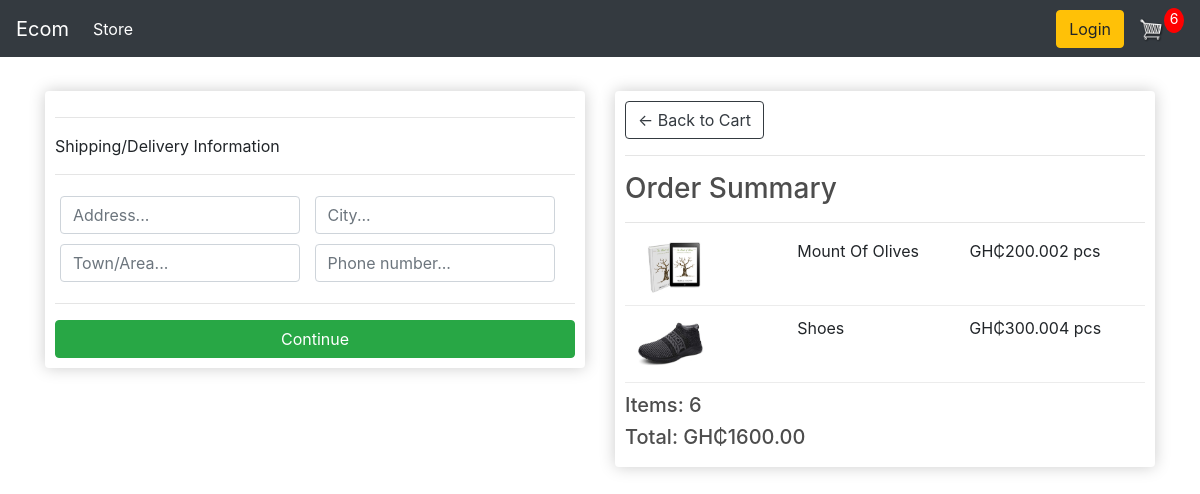
Before: /checkout/ (signed in) with the older database file.
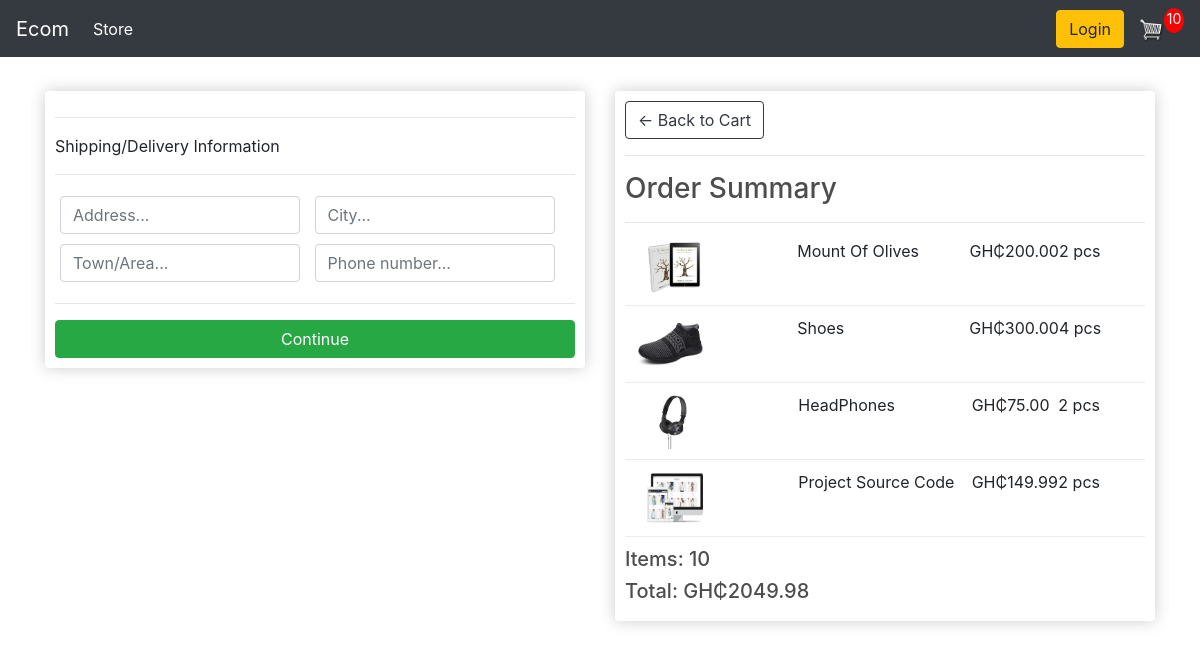
After: the same page with the newer database file.
### store/models.py (models this page shows, shortened)
class Order(models.Model):
    customer = models.ForeignKey(Customer, on_delete=models.SET_NULL, null=True, blank=True)
    date_ordered = models.DateTimeField(auto_now_add=True)
    complete = models.BooleanField(default=False, null=True, blank=False)
    transaction_id = models.CharField(max_length=200, null=True)
    @property
    def shipping(self):
        shipping = False
        orderitems = self.orderitem_set.all()
        for i in orderitems:
            if i.product.digital == False:
                shipping = True
        return shipping
    @property
    def get_cart_total(self):
        orderitems = self.orderitem_set.all()
        total = sum([item.get_total for item in orderitems])
        return total
    def get_cart_items(self):
        orderitems = self.orderitem_set.all()
        total = sum([item.quantity for item in orderitems])
        return total

class OrderItem(models.Model):
    product = models.ForeignKey(Product, on_delete=models.SET_NULL, null=True, blank=True)
    order = models.ForeignKey(Order, on_delete=models.SET_NULL, null=True, blank=True)
    quantity = models.IntegerField(null=True, blank=True, default=0)
    date_added = models.DateTimeField(auto_now_add=True)
    @property
    def get_total(self):
        total = self.product.price * self.quantity
        return total

class Product(models.Model):
    name = models.CharField(max_length=200, null=True)
    price = models.DecimalField(max_digits=7, decimal_places=2)
    digital = models.BooleanField(default=False, null=True, blank=True)
    image = models.ImageField(null=True, blank=True)
    @property
    def imageURL(self):
        try:
            url = self.image.url
        except:
            url = ''
        return url

### store/views.py (the view)
# urls.py: path('checkout/', views.checkout, name='checkout'),
def checkout(request):
    if request.user.is_authenticated:
        customer = request.user.customer
        order, created = Order.objects.get_or_create(customer=customer, complete=False)
        items = order.orderitem_set.all()
        cartItems = order.get_cart_items
    else:
        items = []
        order = {'get_cart_total': 0, 'get_cart_items': 0, 'shipping': False}
        cartItems = order['get_cart_items']
    context = {'items': items, 'order': order, 'cartItems': cartItems}
    return render(request, 'store/checkout.html', context)

### store/templates/store/checkout.html (shortened to what this page needs)
{% extends 'store/main.html' %}
{% load static %}
{% block content %}
    <div class="row">
        <div class="col-lg-6">
            <div class="box-element" id="form-wrapper">
                <form id="form">
                    <div id="shipping-info">
                        <hr>
                            <p>Shipping/Delivery Information</p>
                        <hr>
                        <div class="form-field">
                            <input type="text" class="form-control" name="address" placeholder="Address...">
                        </div>
                        <div class="form-field">
                            <input type="text" class="form-control" name="city" placeholder="City...">
                        </div>
                        <div class="form-field">
                            <input type="text" class="form-control" name="town" placeholder="Town/Area...">
                        </div>
                        <div class="form-field">
                            <input type="text" class="form-control" name="number" placeholder="Phone number...">
                        </div>
                    </div>
                    <hr>
                    <input type="submit" id="form-button" class="btn btn-success btn-block" value="Continue">
                </form>
            </div>
            <br>
        </div>
        <div class="col-lg-6">
            <div class="box-element">
                <a href="{% url 'cart' %}" class="btn btn-outline-dark">&#x2190; Back to Cart</a>
                <hr>
                <h3>Order Summary</h3>
                <hr>
                {% for item in items %}
                <div class="cart-row">
                        <div style="flex: 2;"><img class="row-image" src="{{item.product.imageURL}}" alt="" class="row-image"></div>
                        <div style="flex: 2;"><p>{{item.product.name}}</p></div>
                        <div style="flex: 1;"><p>GH₵{{item.product.price|floatformat:2}}</p></div>
                        <div style="flex: 1;"><p>{{item.quantity}} pcs</p></div>
                </div>
                {% endfor %}
                <h5>Items: {{ order.get_cart_items }}</h5>
                <h5>Total: GH₵{{ order.get_cart_total|floatformat:2 }}</h5>
            </div>
        </div>
    </div>
{% endblock content %}

### store/templates/store/main.html (shortened to what this page needs)
<!DOCTYPE html>
{% load static  %}
<html lang="en">
<head>
    <link rel="stylesheet" type="text/css" href="{% static 'css/main.css' %}">
    <link rel="stylesheet" href="https://stackpath.bootstrapcdn.com/bootstrap/4.4.1/css/bootstrap.min.css">
</head>
<body>
    <nav class="navbar navbar-expand-lg navbar-dark bg-dark">
        <a class="navbar-brand" href="{% url 'store' %}">Ecom</a>
        <div class="collapse navbar-collapse" id="navbarSupportedContent">
          <ul class="navbar-nav mr-auto">
            <li class="nav-item active">
              <a class="nav-link" href="{% url 'store' %}">Store <span class="sr-only">(current)</span></a>
            </li>
          </ul>
          <div class="form-inline my-2 my-lg-0">
               <a href="#"class="btn btn-warning">Login</a>
               <a href="{% url 'cart' %}">
                  <img  id="cart-icon" src="{% static 'images/cart.png' %}">
              </a>
              <p id="cart-total">{{cartItems}}</p>
          </div>
        </div>
      </nav>
    <div class="container">
        <br>
        {% block content %}
        {% endblock content %}
    </div>
</body>
</html>

Changed rows visible on the page:
computed for Order: id.quantity "6" → "10"; get_cart_items "6" → "10"; get_cart_total "1600.00" → "2049.98"
added OrderItem: product.imageURL (picture), product.name "HeadPhones", product.price "75.00", quantity "2"
added OrderItem: product.imageURL (picture), product.name "Project Source Code", product.price "149.99", quantity "2"
